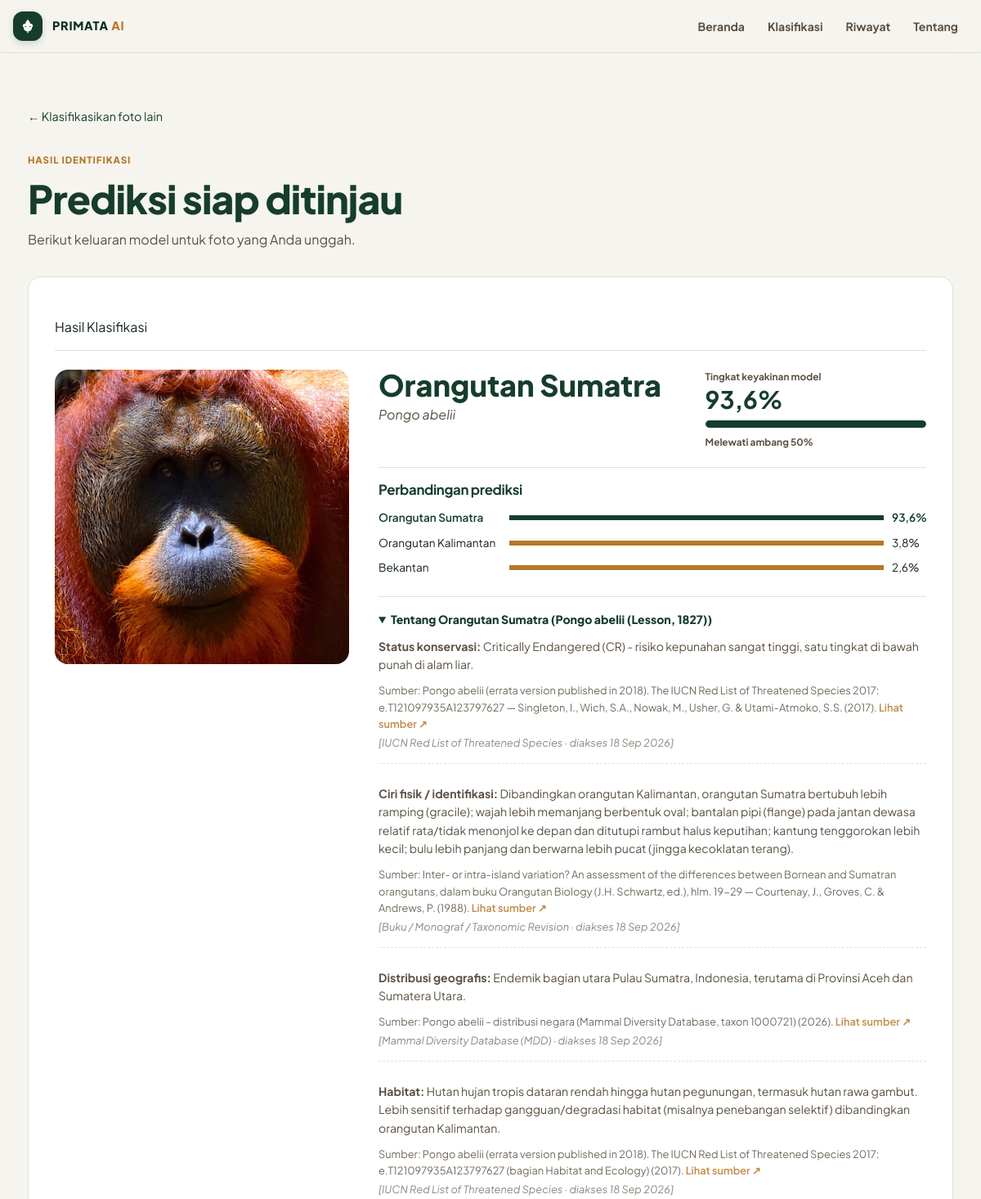
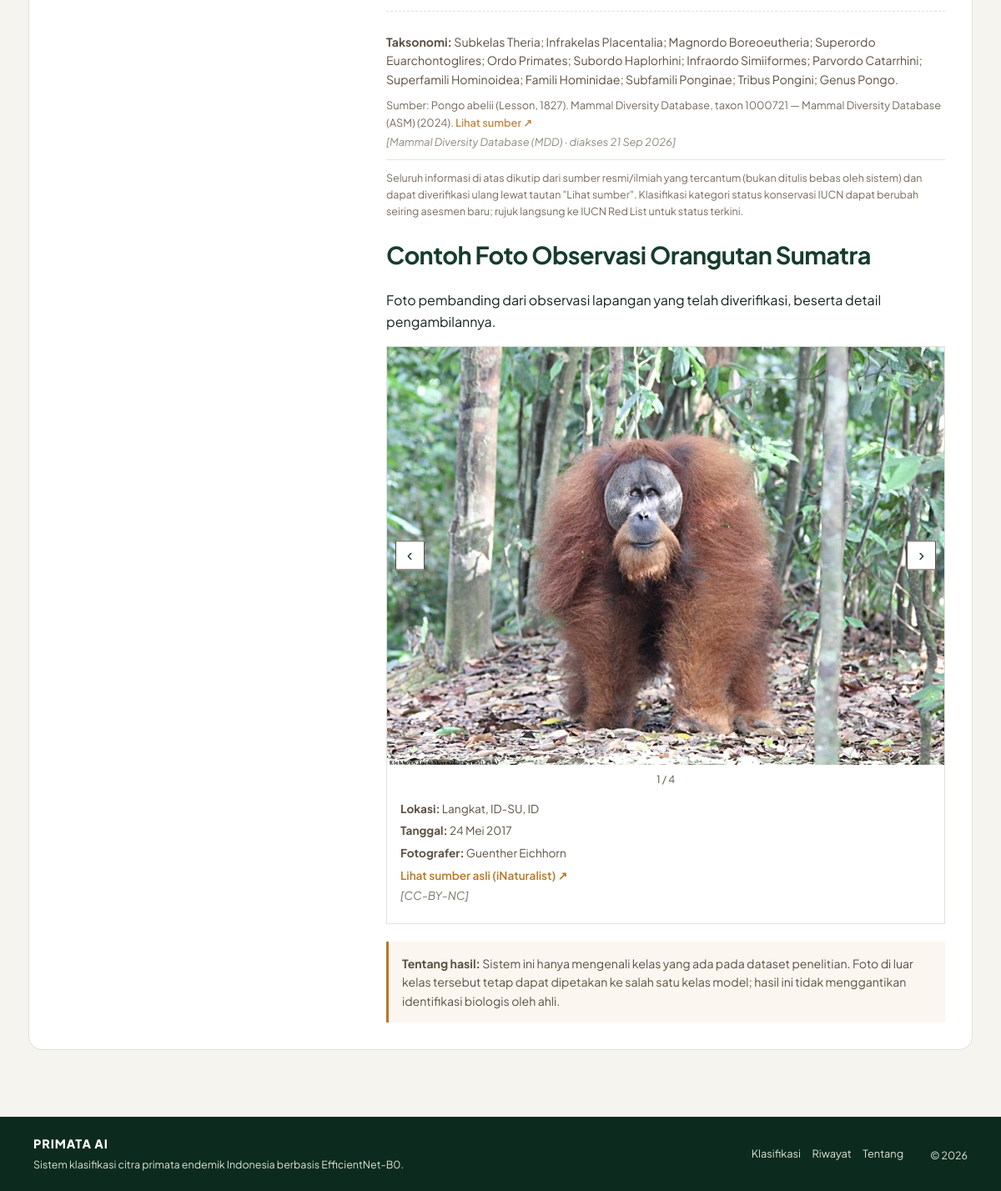
The app's page /hasil/13/ with its own data (2 pictures, top to bottom).
### classifier/models.py (models this page shows, shortened)
class RiwayatKlasifikasi(models.Model):
    gambar = models.ImageField(upload_to='riwayat/')
    label_prediksi = models.CharField(max_length=50)
    nama_tampilan = models.CharField(max_length=100)
    keyakinan = models.FloatField(help_text="Persentase keyakinan, misal 81.9")
    is_confident = models.BooleanField(
        default=True,
        help_text="False kalau keyakinan di bawah ambang batas (tidak ditampilkan di Riwayat publik)",
    )
    semua_hasil = models.JSONField(
        default=list,
        help_text="Breakdown confidence untuk semua kelas, dipakai buat render ulang chart",
    )
    waktu = models.DateTimeField(auto_now_add=True)
    class Meta:
        ordering = ['-waktu']
        verbose_name = 'Riwayat Klasifikasi'
        verbose_name_plural = 'Riwayat Klasifikasi'

class Spesies(models.Model):
    kode = models.SlugField(
        max_length=50,
        unique=True,
        help_text="Harus sama dengan label di classifier.ml_utils.CLASS_NAMES, misal 'bekantan'.",
    )
    nama_umum = models.CharField(max_length=100, help_text="Nama umum Bahasa Indonesia, misal 'Bekantan'.")
    nama_ilmiah = models.CharField(max_length=100, help_text="Nama binomial, misal 'Nasalis larvatus'.")
    otoritas_taksonomi = models.CharField(
        max_length=100,
        blank=True,
        help_text="Penulis & tahun pertama kali dideskripsikan, misal '(Wurmb, 1787)'.",
    )
    famili = models.CharField(max_length=100, blank=True)
    class Meta:
        verbose_name = 'Spesies'
        verbose_name_plural = 'Spesies'
        ordering = ['nama_umum']

class FaktaSpesies(models.Model):
    KATEGORI_CHOICES = [
        ('taksonomi', 'Taksonomi'),
        ('status_konservasi', 'Status Konservasi'),
        ('ciri_fisik', 'Ciri Fisik / Identifikasi'),
        ('distribusi', 'Distribusi Geografis'),
        ('habitat', 'Habitat'),
    ]
    SOURCE_TYPE_CHOICES = [
        ('iucn_red_list', 'IUCN Red List of Threatened Species'),
        ('mdd', 'Mammal Diversity Database (MDD)'),
        ('jurnal_ilmiah', 'Jurnal ilmiah (peer-reviewed)'),
        ('buku_monograf', 'Buku / Monograf / Taxonomic Revision'),
        ('institusi_resmi', 'Institusi resmi (BKSDA, LIPI/BRIN, IUCN SSC, dst.)'),
    ]
    spesies = models.ForeignKey(Spesies, on_delete=models.CASCADE, related_name='fakta')
    kategori = models.CharField(max_length=30, choices=KATEGORI_CHOICES)
    isi = models.TextField(help_text="Isi informasi, ditulis ringkas dan sesuai sumber (hindari menambah klaim yang tidak ada di sumber).")
    source_type = models.CharField(max_length=30, choices=SOURCE_TYPE_CHOICES)
    source_title = models.CharField(
        max_length=300,
        help_text="Judul rujukan persis, misal 'Nasalis larvatus. The IUCN Red List of Threatened Species 2020: e.T14352A17945165'.",
    )
    source_author = models.CharField(max_length=300, blank=True, help_text="Penulis/tim asesmen, misal 'Boonratana, R. et al.'")
    source_year = models.PositiveIntegerField(null=True, blank=True, help_text="Tahun publikasi/asesmen sumber.")
    source_doi = models.CharField(max_length=150, blank=True, help_text="DOI jika tersedia, misal '10.2305/IUCN.UK.2020-2.RLTS.T14352A17945165.en'.")
    source_url = models.URLField(max_length=500, help_text="Tautan langsung ke sumber (halaman spesies IUCN/MDD, atau DOI paper).")
    source_date = models.DateField(help_text="Tanggal data ini diakses/diverifikasi dari sumber (tanggal akses).")
    catatan = models.TextField(blank=True, help_text="Catatan tambahan, misal jika ada perbedaan pendapat antar sumber.")
    class Meta:
        verbose_name = 'Fakta Spesies'
        verbose_name_plural = 'Fakta Spesies'
        ordering = ['spesies', 'kategori']
        constraints = [
            models.UniqueConstraint(fields=['spesies', 'kategori'], name='unique_kategori_per_spesies'),
        ]

class FotoObservasi(models.Model):
    spesies = models.ForeignKey(Spesies, on_delete=models.CASCADE, related_name='foto_observasi')
    gambar = models.ImageField(upload_to='observasi/')
    lokasi = models.CharField(
        max_length=200, blank=True,
        help_text="Lokasi observasi, misal 'Taman Nasional Tanjung Puting, Kalimantan Tengah'.",
    )
    tanggal_diambil = models.DateField(
        null=True, blank=True,
        help_text="Tanggal foto diambil / observasi dilakukan (bukan tanggal diunggah ke sistem ini).",
    )
    fotografer = models.CharField(max_length=150, blank=True, help_text="Nama observer/fotografer, jika diketahui.")
    sumber_platform = models.CharField(
        max_length=100, blank=True, default='iNaturalist',
        help_text="Platform sumber observasi, misal 'iNaturalist'.",
    )
    sumber_url = models.URLField(max_length=500, blank=True, help_text="Tautan ke observasi asli.")
    lisensi = models.CharField(max_length=100, blank=True, help_text="Lisensi foto, misal 'CC-BY-NC 4.0'.")
    catatan = models.TextField(blank=True)
    urutan = models.PositiveIntegerField(default=0, help_text="Urutan tampil, angka kecil di depan.")
    class Meta:
        verbose_name = 'Foto Observasi'
        verbose_name_plural = 'Foto Observasi'
        ordering = ['spesies', 'urutan', 'id']

### classifier/views.py (the view)
# urls.py: path('hasil/<int:pk>/', views.hasil, name='hasil'),
def hasil(request, pk):
    riwayat = get_object_or_404(RiwayatKlasifikasi, pk=pk)
    display_names = get_display_names_map()
    _, top_sci = display_names.get(riwayat.label_prediksi, (riwayat.nama_tampilan, ''))
    species_info = get_species_info(riwayat.label_prediksi)
    context = {
        'page_title': f'Hasil Klasifikasi — {riwayat.nama_tampilan}',
        'uploaded_image_url': riwayat.gambar.url,
        'prediction': {
            'display_name': riwayat.nama_tampilan,
            'sci_name': top_sci,
            'confidence': riwayat.keyakinan,
            'info': species_info,
            'is_confident': riwayat.is_confident,
        },
        'all_results': riwayat.semua_hasil,
        'threshold_pct': round(CONFIDENCE_THRESHOLD * 100),
    }
    return render(request, 'classifier/hasil.html', context)

### classifier/templates/classifier/hasil.html (shortened to what this page needs)
{% extends "classifier/base.html" %}
{% block content %}
<section class="result-hero">
  <p class="back-link"><a href="{% url 'classifier:index' %}">&larr; Klasifikasikan foto lain</a></p>
  <p class="eyebrow">Hasil Identifikasi</p>
  <h1>{% if prediction.is_confident %}Prediksi siap ditinjau{% else %}Hasil perlu diverifikasi{% endif %}</h1>
  <p>Berikut keluaran model untuk foto yang Anda unggah.</p>
</section>
<section class="result-card result-card--redesigned{% if not prediction.is_confident %} result-uncertain{% endif %}">
  <div class="result-heading">
    <p class="label">Hasil Klasifikasi</p>
  </div>
  <div class="result-body">
    <img src="{{ uploaded_image_url }}" alt="Foto yang diunggah" class="result-image">
    <div class="result-info">
      <div class="prediction-summary">
        <div>
          <p class="result-species">{% if prediction.is_confident %}{{ prediction.display_name }}{% else %}{{ prediction.display_name }}{% endif %}</p>
          {% if prediction.is_confident %}
          <p class="result-sci">{{ prediction.sci_name }}</p>
          {% else %}
          <p class="result-uncertain-note">Prediksi tertinggi, tetapi belum melewati ambang validasi sistem.</p>
          {% endif %}
        </div>
        <div class="confidence-meter" aria-label="Tingkat keyakinan model {{ prediction.confidence }} persen">
          <span class="confidence-meter__label">Tingkat keyakinan model</span>
          <strong>{{ prediction.confidence }}%</strong>
          <span class="confidence-meter__track" aria-hidden="true"><span style="width: {{ prediction.confidence }}%"></span></span>
          <span class="confidence-meter__state">{% if prediction.is_confident %}Melewati ambang {{ threshold_pct }}%{% else %}Di bawah ambang {{ threshold_pct }}%{% endif %}</span>
        </div>
      </div>
      {% if all_results %}
      <section class="confidence-breakdown" aria-labelledby="confidence-title">
        <h2 id="confidence-title">Perbandingan prediksi</h2>
        <ul class="result-breakdown">
          {% for item in all_results %}
          <li{% if forloop.first %} class="is-top-result"{% endif %}>
            <span class="breakdown-name">{{ item.display_name }}</span>
            <span class="bar-track" aria-hidden="true"><span class="bar-fill" style="width: {{ item.confidence }}%"></span></span>
            <span class="breakdown-value">{{ item.confidence }}%</span>
          </li>
          {% endfor %}
        </ul>
      </section>
      {% endif %}
      {% if prediction.is_confident and prediction.info %}
      <details class="species-note" open>
        <summary>Tentang {{ prediction.display_name }} ({{ prediction.info.nama_ilmiah }}{% if prediction.info.otoritas_taksonomi %} {{ prediction.info.otoritas_taksonomi }}{% endif %})</summary>
        {% with fakta=prediction.info.fakta %}
        {% if fakta.status_konservasi %}
        <div class="species-fact">
          <p><strong>Status konservasi:</strong> {{ fakta.status_konservasi.isi }}</p>
          <p class="species-fact__source">
            Sumber: {{ fakta.status_konservasi.source_title }}{% if fakta.status_konservasi.source_author %} — {{ fakta.status_konservasi.source_author }}{% endif %}{% if fakta.status_konservasi.source_year %} ({{ fakta.status_konservasi.source_year }}){% endif %}.
            <a href="{{ fakta.status_konservasi.source_url }}" target="_blank" rel="noopener noreferrer">Lihat sumber &#8599;</a>
            <span class="species-fact__meta">[{{ fakta.status_konservasi.source_type }} · diakses {{ fakta.status_konservasi.source_date|date:"d M Y" }}]</span>
          </p>
        </div>
        {% endif %}
        {% if fakta.ciri_fisik %}
        <div class="species-fact">
          <p><strong>Ciri fisik / identifikasi:</strong> {{ fakta.ciri_fisik.isi }}</p>
          <p class="species-fact__source">
            Sumber: {{ fakta.ciri_fisik.source_title }}{% if fakta.ciri_fisik.source_author %} — {{ fakta.ciri_fisik.source_author }}{% endif %}{% if fakta.ciri_fisik.source_year %} ({{ fakta.ciri_fisik.source_year }}){% endif %}.
            {% if fakta.ciri_fisik.source_doi %}<a href="https://doi.org/{{ fakta.ciri_fisik.source_doi }}" target="_blank" rel="noopener noreferrer">DOI: {{ fakta.ciri_fisik.source_doi }} &#8599;</a>{% else %}<a href="{{ fakta.ciri_fisik.source_url }}" target="_blank" rel="noopener noreferrer">Lihat sumber &#8599;</a>{% endif %}
            <span class="species-fact__meta">[{{ fakta.ciri_fisik.source_type }} · diakses {{ fakta.ciri_fisik.source_date|date:"d M Y" }}]</span>
          </p>
        </div>
        {% endif %}
        {% if fakta.distribusi %}
        <div class="species-fact">
          <p><strong>Distribusi geografis:</strong> {{ fakta.distribusi.isi }}</p>
          <p class="species-fact__source">
            Sumber: {{ fakta.distribusi.source_title }}{% if fakta.distribusi.source_year %} ({{ fakta.distribusi.source_year }}){% endif %}.
            <a href="{{ fakta.distribusi.source_url }}" target="_blank" rel="noopener noreferrer">Lihat sumber &#8599;</a>
            <span class="species-fact__meta">[{{ fakta.distribusi.source_type }} · diakses {{ fakta.distribusi.source_date|date:"d M Y" }}]</span>
          </p>
        </div>
        {% endif %}
        {% if fakta.habitat %}
        <div class="species-fact">
          <p><strong>Habitat:</strong> {{ fakta.habitat.isi }}</p>
          <p class="species-fact__source">
            Sumber: {{ fakta.habitat.source_title }}{% if fakta.habitat.source_year %} ({{ fakta.habitat.source_year }}){% endif %}.
            <a href="{{ fakta.habitat.source_url }}" target="_blank" rel="noopener noreferrer">Lihat sumber &#8599;</a>
            <span class="species-fact__meta">[{{ fakta.habitat.source_type }} · diakses {{ fakta.habitat.source_date|date:"d M Y" }}]</span>
          </p>
        </div>
        {% endif %}
        {% if fakta.taksonomi %}
        <div class="species-fact">
          <p><strong>Taksonomi:</strong> {{ fakta.taksonomi.isi }}</p>
          <p class="species-fact__source">
            Sumber: {{ fakta.taksonomi.source_title }}{% if fakta.taksonomi.source_author %} — {{ fakta.taksonomi.source_author }}{% endif %}{% if fakta.taksonomi.source_year %} ({{ fakta.taksonomi.source_year }}){% endif %}.
            {% if fakta.taksonomi.source_doi %}<a href="https://doi.org/{{ fakta.taksonomi.source_doi }}" target="_blank" rel="noopener noreferrer">DOI: {{ fakta.taksonomi.source_doi }} &#8599;</a>{% else %}<a href="{{ fakta.taksonomi.source_url }}" target="_blank" rel="noopener noreferrer">Lihat sumber &#8599;</a>{% endif %}
            <span class="species-fact__meta">[{{ fakta.taksonomi.source_type }} · diakses {{ fakta.taksonomi.source_date|date:"d M Y" }}]</span>
          </p>
        </div>
        {% endif %}
        {% endwith %}
        <p class="species-note__disclaimer">
          Seluruh informasi di atas dikutip dari sumber resmi/ilmiah yang tercantum
          (bukan ditulis bebas oleh sistem) dan dapat diverifikasi ulang lewat tautan
          "Lihat sumber". Klasifikasi kategori status konservasi IUCN dapat berubah
          seiring asesmen baru; rujuk langsung ke IUCN Red List untuk status terkini.
        </p>
      </details>
      {% if prediction.info.foto_observasi %}
      <section class="observation-gallery" aria-labelledby="observasi-title">
        <h2 id="observasi-title">Contoh Foto Observasi {{ prediction.display_name }}</h2>
        <p class="observation-intro">Foto pembanding dari observasi lapangan yang telah diverifikasi, beserta detail pengambilannya.</p>
        <div class="observation-carousel" data-carousel>
          <div class="observation-viewport">
            {% if prediction.info.foto_observasi|length > 1 %}
            <button type="button" class="observation-nav observation-nav--prev" data-carousel-prev aria-label="Foto sebelumnya">&#8249;</button>
            {% endif %}
            {% for foto in prediction.info.foto_observasi %}
            <figure class="observation-slide{% if forloop.first %} is-active{% endif %}" data-carousel-slide>
              <img src="{{ foto.gambar.url }}" alt="Foto observasi {{ prediction.display_name }} di {{ foto.lokasi|default:'lokasi tidak diketahui' }}">
            </figure>
            {% endfor %}
            {% if prediction.info.foto_observasi|length > 1 %}
            <button type="button" class="observation-nav observation-nav--next" data-carousel-next aria-label="Foto berikutnya">&#8250;</button>
            {% endif %}
          </div>
          {% if prediction.info.foto_observasi|length > 1 %}
          <p class="observation-counter" data-carousel-counter>1 / {{ prediction.info.foto_observasi|length }}</p>
          {% endif %}
          {% for foto in prediction.info.foto_observasi %}
          <div class="observation-details{% if forloop.first %} is-active{% endif %}" data-carousel-details>
            {% if foto.lokasi %}<p><strong>Lokasi:</strong> {{ foto.lokasi }}</p>{% endif %}
            {% if foto.tanggal_diambil %}<p><strong>Tanggal:</strong> {{ foto.tanggal_diambil|date:"d M Y" }}</p>{% endif %}
            {% if foto.fotografer %}<p><strong>Fotografer:</strong> {{ foto.fotografer }}</p>{% endif %}
            {% if foto.sumber_url %}
            <p class="observation-source">
              <a href="{{ foto.sumber_url }}" target="_blank" rel="noopener noreferrer">Lihat sumber asli{% if foto.sumber_platform %} ({{ foto.sumber_platform }}){% endif %} &#8599;</a>
              {% if foto.lisensi %}<span class="species-fact__meta">[{{ foto.lisensi }}]</span>{% endif %}
            </p>
            {% endif %}
          </div>
          {% endfor %}
        </div>
      </section>
      {% endif %}
      {% elif prediction.is_confident %}
      <p class="species-note__missing">Data spesies bersumber untuk {{ prediction.display_name }} belum tersedia di database.</p>
      {% endif %}
      <aside class="result-guidance">
        <strong>Tentang hasil:</strong> Sistem ini hanya mengenali kelas yang ada pada dataset penelitian. Foto di luar kelas tersebut tetap dapat dipetakan ke salah satu kelas model; hasil ini tidak menggantikan identifikasi biologis oleh ahli.
      </aside>
    </div>
  </div>
</section>
{% endblock %}

### records on screen
RiwayatKlasifikasi: display_name "Orangutan Sumatra", confidence "93,6"
Spesies: sci_name "Pongo abelii", info.nama_ilmiah "Pongo abelii", info.otoritas_taksonomi "(Lesson, 1827)"
FaktaSpesies: status_konservasi.isi "Critically Endangered (CR) - risiko kepunahan sangat tinggi, satu tingkat di bawah punah di alam liar.", status_konservasi.source_title "Pongo abelii (errata version published in 2018). The IUCN Red List of Threatened Species 2017: e.T121097935A123797627", status_konservasi.source_author "Singleton, I., Wich, S.A., Nowak, M., Usher, G. & Utami-Atmoko, S.S.", status_konservasi.source_date "18 Sep 2026"
FaktaSpesies: ciri_fisik.isi "Dibandingkan orangutan Kalimantan, orangutan Sumatra bertubuh lebih ramping (gracile); wajah lebih memanjang berbentuk oval; bantalan pipi (flange) pada jantan dewasa relatif rata/tidak menonjol ke depan dan ditutupi rambut halus keputihan; kantung tenggorokan lebih kecil; bulu lebih panjang dan berwarna lebih pucat (jingga kecoklatan terang).", ciri_fisik.source_title "Inter- or intra-island variation? An assessment of the differences between Bornean and Sumatran orangutans, dalam buku Orangutan Biology (J.H. Schwartz, ed.), hlm. 19-29", ciri_fisik.source_author "Courtenay, J., Groves, C. & Andrews, P.", ciri_fisik.source_date "18 Sep 2026"
FaktaSpesies: distribusi.isi "Endemik bagian utara Pulau Sumatra, Indonesia, terutama di Provinsi Aceh dan Sumatera Utara.", distribusi.source_title "Pongo abelii - distribusi negara (Mammal Diversity Database, taxon 1000721)", distribusi.source_date "18 Sep 2026"
FaktaSpesies: habitat.isi "Hutan hujan tropis dataran rendah hingga hutan pegunungan, termasuk hutan rawa gambut. Lebih sensitif terhadap gangguan/degradasi habitat (misalnya penebangan selektif) dibandingkan orangutan Kalimantan.", habitat.source_title "Pongo abelii (errata version published in 2018). The IUCN Red List of Threatened Species 2017: e.T121097935A123797627 (bagian Habitat and Ecology)", habitat.source_date "18 Sep 2026"
FaktaSpesies: taksonomi.isi "Subkelas Theria; Infrakelas Placentalia; Magnordo Boreoeutheria; Superordo Euarchontoglires; Ordo Primates; Subordo Haplorhini; Infraordo Simiiformes; Parvordo Catarrhini; Superfamili Hominoidea; Famili Hominidae; Subfamili Ponginae; Tribus Pongini; Genus Pongo.", taksonomi.source_title "Pongo abelii (Lesson, 1827). Mammal Diversity Database, taxon 1000721", taksonomi.source_author "Mammal Diversity Database (ASM)", taksonomi.source_date "21 Sep 2026"
FotoObservasi: gambar (picture), lokasi "Langkat, ID-SU, ID", tanggal_diambil "24 Mei 2017", fotografer "Guenther Eichhorn", sumber_platform "iNaturalist", lisensi "CC-BY-NC"

### other values on screen
{{ threshold_pct }} "50"
{{ item.display_name }} "Orangutan Sumatra" "Orangutan Kalimantan" "Bekantan"
{{ item.confidence }} "93,6" "3,8" "2,6"
{{ fakta.status_konservasi.source_year }} "2017"
{{ fakta.status_konservasi.source_type }} "IUCN Red List of Threatened Species"
{{ fakta.ciri_fisik.source_year }} "1988"
{{ fakta.ciri_fisik.source_type }} "Buku / Monograf / Taxonomic Revision"
{{ fakta.distribusi.source_year }} "2026"
{{ fakta.distribusi.source_type }} "Mammal Diversity Database (MDD)"
{{ fakta.habitat.source_year }} "2017"
{{ fakta.habitat.source_type }} "IUCN Red List of Threatened Species"
{{ fakta.taksonomi.source_year }} "2024"
{{ fakta.taksonomi.source_type }} "Mammal Diversity Database (MDD)"
{{ prediction.info.foto_observasi|length }} "4"
